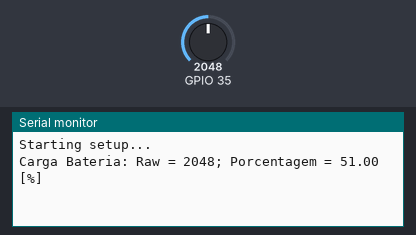
A sketch run on a simulated ESP32. Parts: the last lines printed to the serial monitor. Inputs (shaded band) come from the test bench; at power-on: GPIO 35 = 2048.

Above: at 1.8 s.
1.9 s: GPIO 35 set to 2866
At 2.5 s:
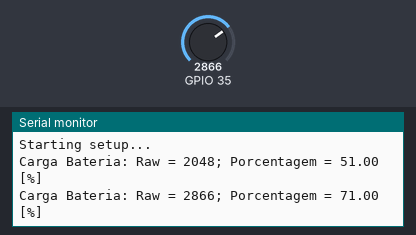
3.4 s: GPIO 35 set to 3603
At 4.8 s:
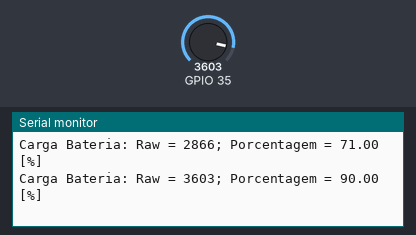
Timing chart, 0 to 6.4 s (numbered marks = the images above; inputs shaded):
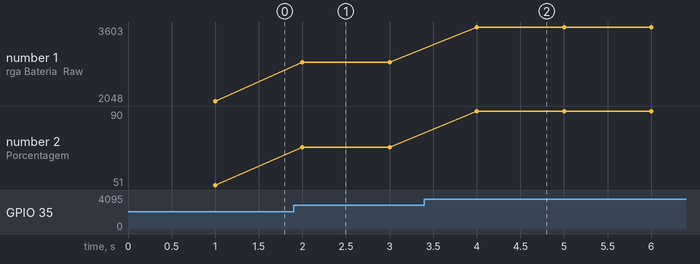

Measured:
- after the input at 1.9 s, the serial monitor: prints a new line after 0.10 s (image 1)
- after the input at 3.4 s, the serial monitor: prints a new line after 0.60 s (image 2)
- plotted number 1: 2048 → 2866 after the input at 1.9 s, 2866 → 3603 after the input at 3.4 s
- plotted number 2: 51 → 71 after the input at 1.9 s, 71 → 90 after the input at 3.4 s

The sketch:

Bateria.ino
```cpp
#include "Bateria.h";

Bateria bateria;

void setup() {
  // put your setup code here, to run once:
  Serial.begin(115200); // Define e inicializa a porta para debugar

  Serial.println();
  Serial.println("Starting setup...");

  bateria.setPin(35);
  pinMode(bateria.getPin(), INPUT);
}

void loop() {
  // put your main code here, to run repeatedly:
  delay(1000);
  bateria.aferir();
  bateria.toString();
}
```

Bateria.h
```cpp
class Bateria{

  // ---------------- Atributos ----------------
  private: float bateryLevel = 0.0;
  private: unsigned int raw = 0;

  private: int pin = 33;
  // -------------------------------------------

public:
  Bateria(){

  }

  void aferir()
  {
    //Pega o valor em RAW
    raw = analogRead(pin);

    //Porcentagem da bateria
    bateryLevel = map(analogRead(pin), 0.0f, 4000.00f, 0, 100);
  }

  int getRaw(){
    return raw;
  }

  int getPorcentagem(){
    return bateryLevel;
  }

  int getPin(){
    return pin;
  }

  void setPin(int sPin){
    pin = sPin;
  }

  void toString()
  {
    Serial.print("Carga Bateria: Raw = ");
    Serial.print(raw);
    Serial.print("; Porcentagem = ");
    Serial.print(bateryLevel);
    Serial.print(" [%]");
    Serial.println();
  }
};
```
